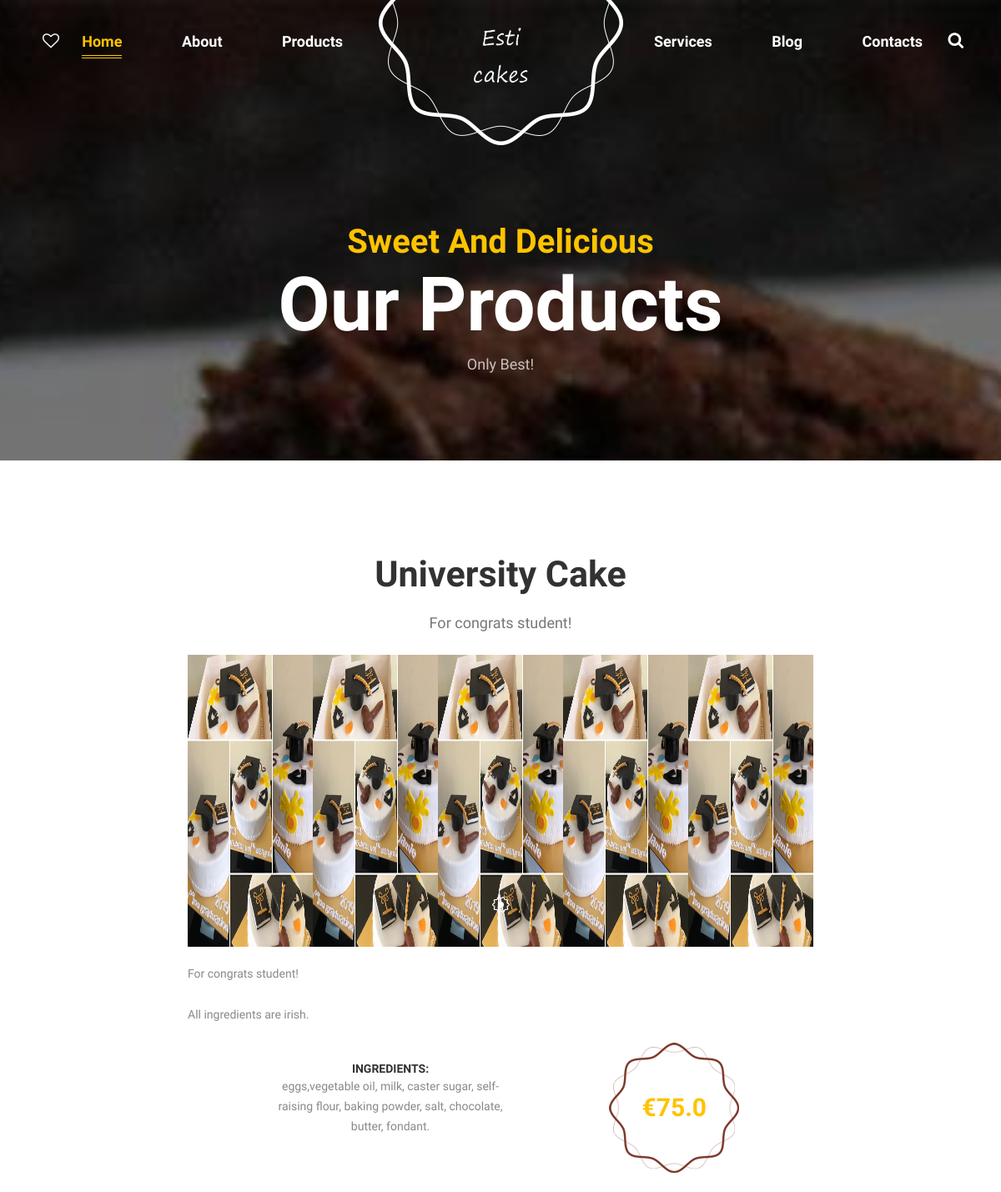
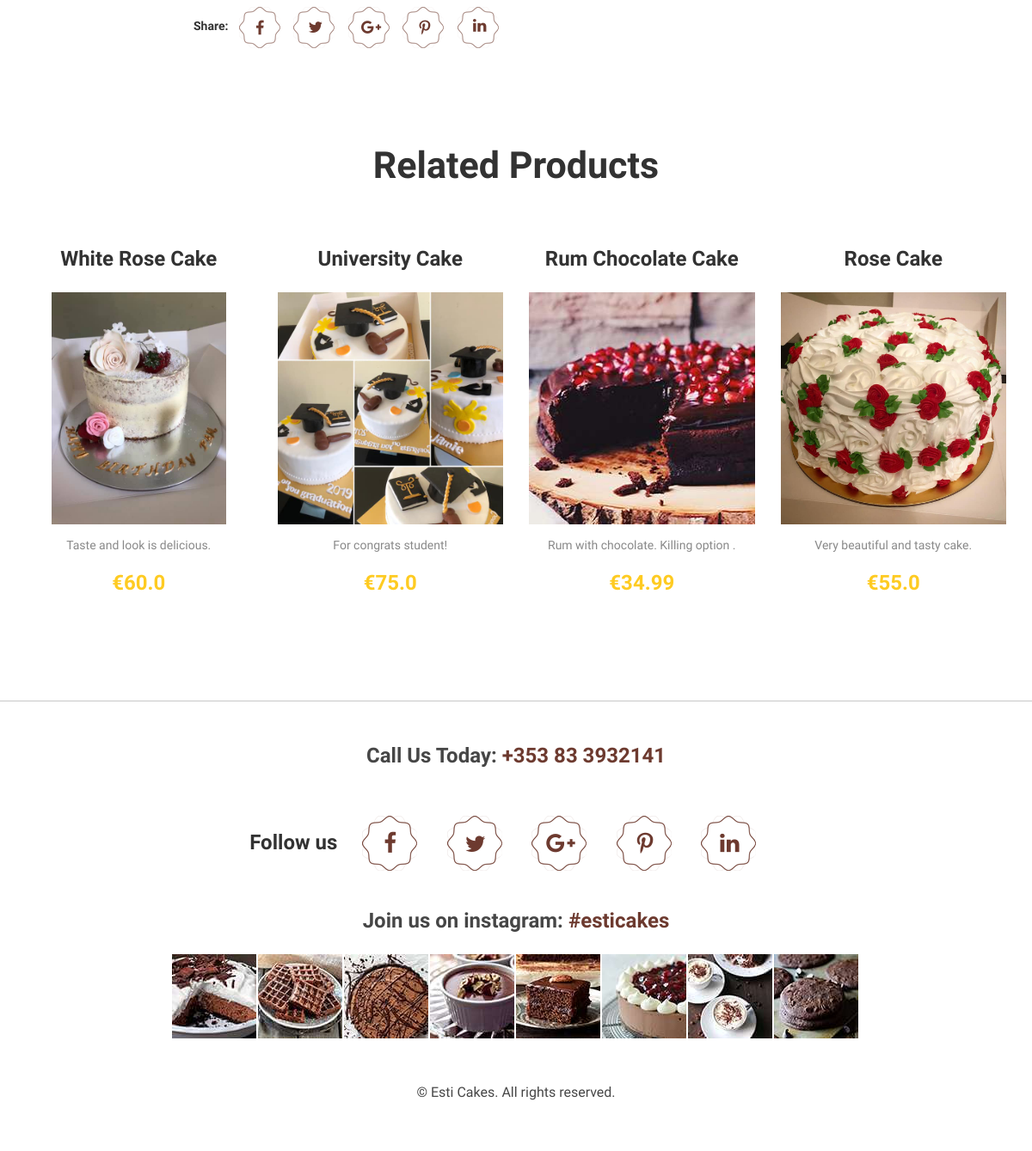
Screenshot of /cake/14 with the database file from the repository (2 pictures, top to bottom).
### website/models.py (models this page shows, shortened)
class Cake(models.Model):
    name = models.TextField(default=None, blank=True, null=True)
    price = models.FloatField(default=0,blank=True, null=True)
    description = models.TextField(default=None, blank=True, null=True)
    long_description = models.TextField(default='All ingredients are irish.', blank=True, null=True)
    ingredients = models.TextField(default='eggs,vegetable oil, milk, caster sugar, self-raising flour, baking powder, salt, chocolate, butter, fondant', blank=True, null=True)
    image1 = models.ImageField(upload_to='static/image', max_length=100, blank = True, null=True)
    image2 = models.ImageField(upload_to='static/image', max_length=100, blank = True, null=True)
    image3 = models.ImageField(upload_to='static/image', max_length=100, blank = True, null=True)
    image4 = models.ImageField(upload_to='static/image', max_length=100, blank = True, null=True)
    video =  models.FileField(upload_to='static/image', blank = True, null=True)
    CATEGORIES = (
        ('Muffins', 'Muffins'),
        ('Fondant_Cakes', 'Fondant_Cakes'),
        ('Cookies', 'Cookies'),
        ('Cakes', 'Cakes'),
        ('Desserts', 'Desserts'),
    )
    category = models.CharField('Category', max_length=25, choices=CATEGORIES, blank=False, default='Cakes')
    class Meta:
        ordering = ('-name',)

### website/views.py (the view)
# urls.py: path('cake/<int:pk>', views.CakeDetailView.as_view(), name='cake'),
class CakeDetailView(DetailView):
    template_name = 'products-detail.html'
    model = Cake
    context_object_name = 'ccake'
    def get_context_data(self, **kwargs):
        context = super().get_context_data(**kwargs)
        context['now'] = timezone.now()
        context['cakes'] = Cake.objects.all()[:4]
        return context

### templates/products-detail.html (shortened to what this page needs)
{% extends 'base.html' %}
{% load static %}
{% block content %}
 <div id="content-block">
        {% include "header.html" %}
        <div class="bgImages opacityLayer" style="background-image: url({% static "img/products-bg.jpg" %}); background-position: 50% 50%; background-size: cover">
            <div class="container">
                <div class="cell-view tableCellVH2">
                    <div class="emptySpace100 emptySpace-md50"></div>
                    <div class="emptySpace115 emptySpace-md50"></div>
                    <div class="row">
                        <div class="col-sm-8 col-sm-offset-2">
                            <div class="big titleShortcode">
                                <h3 class="h3">Sweet And Delicious</h3>
                                <h2 class="h1">Our Products</h2>
                                <div class="emptySpace5"></div>
                                <p>Only Best!</p>
                            </div>
                        </div>
                    </div>
                    <div class="emptySpace50"></div>
                </div>
            </div>
        </div>
        <div class="bgWhite">
            <div class="container">
                <div class="emptySpace-xs60 emptySpace110"></div>
                <div class="row">
                    <div class="col-sm-8 col-sm-offset-2 col-md-6 col-md-offset-3">
                        <div class="big subTitleShortcode">
                            <h2 class="h2">{{ccake.name}}</h2>
                            <div class="emptySpace20"></div>
                            <p>{{ccake.description}}</p>
                        </div>
                    </div>
                </div>
                <div class="emptySpace25"></div>
                <div class="row">
                    <div class="col-lg-8 col-lg-offset-2">
                        <div class="swiper-container" data-loop="1" style="height: 350px">
                            <div class="swiper-wrapper">
                                <div class="swiper-slide" style="background: url({{ccake.image1.url}});  background-position: 50% 50%; background-size: 20% 100%;"></div>
                            </div>
                            <div class="swiper-pagination swiper-pagination-white"></div>
                        </div>
                    </div>
                </div>
                <div class="emptySpace20"></div>
                <div class="row">
                    <div class="col-lg-8 col-lg-offset-2">
                        <div class="normall">
                            <p>{{ccake.description}}</p>
                            <div class="emptySpace25"></div>
                            <p>{{ccake.long_description}}</p>
                        </div>
                    </div>
                </div>
                <div class="emptySpace35 emptySpace-xs25"></div>
                <div class="row">
                    <div class="col-lg-8 col-lg-offset-2">
                        <div class="normall ingShortcode">
                            <h6 class="h6">Ingredients:</h6>
                            <p>{{ccake.ingredients}}.</p>
                        </div>
                        <a href="#" class="sweetPrice2 productPrice spin spin2">€{{ccake.price}}</a>
                    </div>
                </div>
                <div class="emptySpace10"></div>
                <div class="row">
                    <div class="col-lg-8 col-lg-offset-2">
                        <div class="share">Share:</div>
                        <div class="socialWrapper2">
                            <a class="social2 shareBg spin spin2" href="#">
								<i class="fa fa-facebook shareF2"></i>
							</a>
                            <a class="social2 shareBg spin spin2" href="#">
								<i class="fa fa-twitter shareT2"></i>
							</a>
                            <a class="social2 shareBg spin spin2" href="#">
                            	<i class="fa fa-google-plus shareG2"></i>
                            </a>
                            <a class="social2 shareBg spin spin2" href="#">
                            	<i class="fa fa-pinterest-p sharePi2"></i>
                            </a>
                            <a class="social2 shareBg spin spin2" href="#">
								<i class="fa fa-linkedin shareIn2"></i>
							</a>
                        </div>
                    </div>
                </div>
                <div class="emptySpace-xs60 emptySpace110"></div>
                <div class="row">
                    <div class="col-sm-6 col-sm-offset-3">
                        <div class="titleShortcode2">
                            <h2 class="h2">Related Products</h2>
                        </div>
                    </div>
                </div>
                <div class="emptySpace70 emptySpace-xs30"></div>
                <div class="swiper-container" data-breakpoints="1" data-xs-slides="1" data-sm-slides="2" data-md-slides="3" data-slides-per-view="4" data-space="30">
                    <div class="swiper-wrapper">
                        {% for cake in cakes %}
                            <div class="swiper-slide">
                                <div class="normall contentShortcode">
                                    <a href="{% url "website:cake" pk=cake.id %}"><h4 class="h4">{{cake.name}}</h4></a>
                                    <div class="emptySpace-xs15 emptySpace25"></div>
                                    <a class="imgLayer" href="{% url "website:cake" pk=cake.id %}"><img class="imgShortcode" src="{{cake.image1.url}}" alt="" style="height:270px;"></a>
                                    <div class="emptySpace5"></div>
                                    <p>{{cake.description}}</p>
                                    <div class="emptySpace-xs15 emptySpace20"></div>
                                    <div class="sweetPrice">€{{cake.price}}</div>
                                </div>
                            </div>
                        {% endfor %}
                </div>
                <div class="emptySpace125 emptySpace-xs60"></div>
            </div>
        </div>
        <div class="footerSeparator"></div>
        <div class="emptySpace50 emptySpace-xs30"></div>
{% endblock %}

### rows the page displays
Cake: name "University Cake", description "For congrats student!", image1 (picture), long_description "All ingredients are irish.", ingredients "eggs,vegetable oil, milk, caster sugar, self-raising flour, baking powder, salt, chocolate, butter, fondant", price "75.0"
Cake: name "White Rose Cake", image1 (picture), description "Taste and look is delicious.", price "60.0"
Cake: name "Rum Chocolate Cake", image1 (picture), description "Rum with chocolate. Killing option .", price "34.99"
Cake: name "Rose Cake", image1 (picture), description "Very beautiful and tasty cake.", price "55.0"
